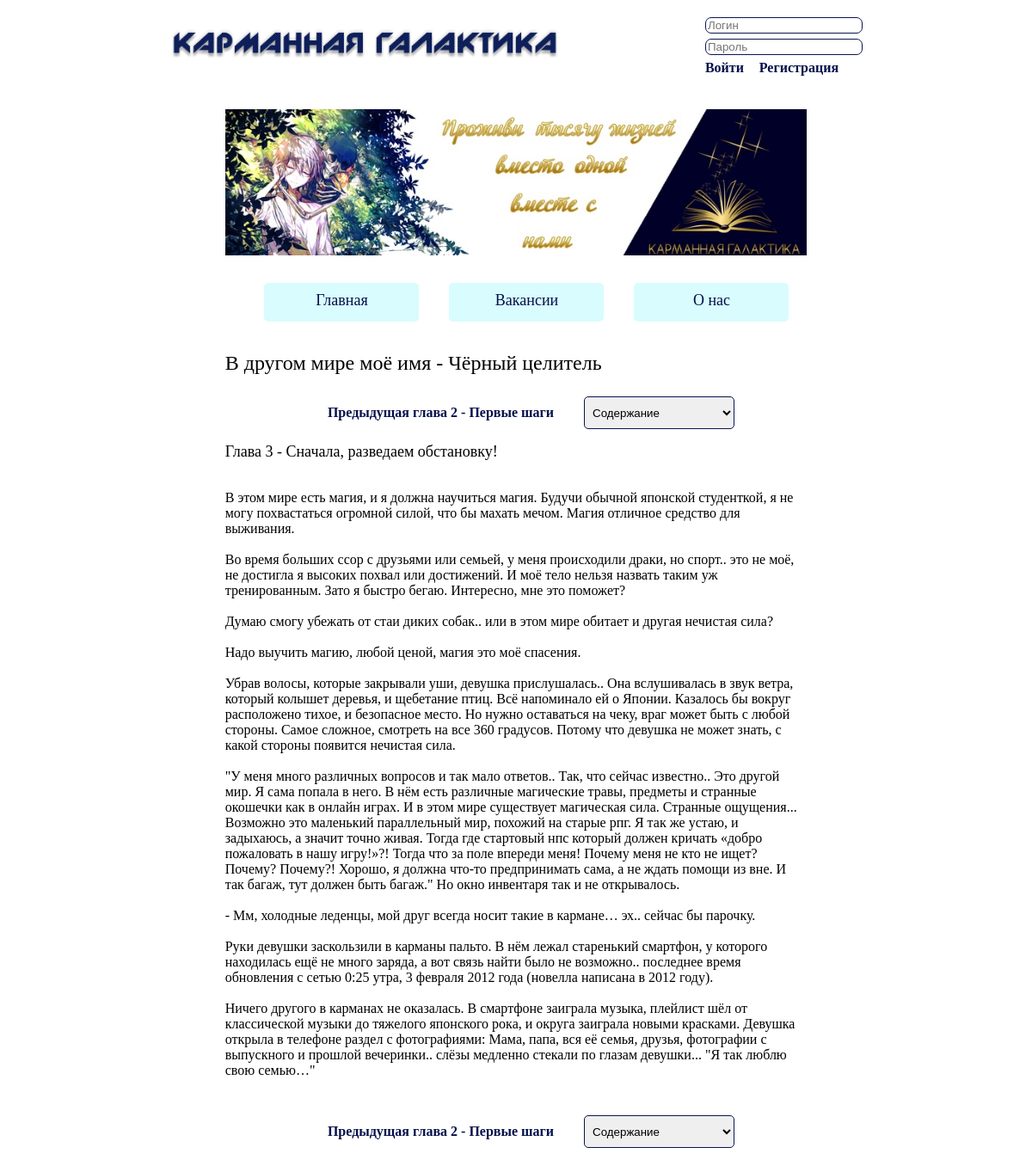
/ranobe/3/3/, run on the app's committed database.
### Ranobe_App/models.py (models this page shows, shortened)
class Ranobe_Reading(models.Model):
    name = models.CharField(max_length=150)
    chapterNumber = models.IntegerField()
    ranobe = models.ForeignKey(Ranobe, on_delete=models.CASCADE)
    text = models.TextField()
    def __str__(self):
        return (f"{self.chapterNumber} - {self.name}")

class Ranobe(models.Model):
    name = models.CharField(max_length=200)
    author = models.ForeignKey(Author, on_delete=models.CASCADE)
    genres = models.ManyToManyField(Genre)
    date = models.DateField()
    image = models.CharField(max_length=300)
    description = models.TextField()
    japaneseName = models.CharField(max_length=200)
    englishName = models.CharField(max_length=200)
    translator = models.CharField(max_length=50)
    editor = models.CharField(max_length=50)
    statusOfTranslate = models.CharField(max_length=50)
    statusOfTitle = models.CharField(max_length=50)

### Ranobe_App/views.py (the view)
# urls.py: path('ranobe/<int:id>/<int:chapterId>/', views.reader, name="reader_url"),
def reader(request, id, chapterId):
    ranobe_read = Ranobe_Reading.objects.get(ranobe_id = id, id = chapterId)
    chaptersList = []
    ranobes = Ranobe_Reading.objects.all()
    for r in ranobes:
        if r.ranobe.id == id:
            chaptersList.append(r)
    now = 0
    prev = 0
    prevChapterId = 0
    next = 0
    nextChapterId = 0
    for i in range(len(chaptersList)):
        if chaptersList[i].id == chapterId:
            now = i
    if now == 0:
        prev = None
    else:
        prev = now - 1
    if now == len(chaptersList) - 1:
        next = None
    else:
        next = now + 1
    if prev is not None:
        prevChapterId = chaptersList[prev]
    else:
        prevChapterId = None
    if next is not None:
        nextChapterId = chaptersList[next]
    else:
        nextChapterId = None
    return render(request, 'ranobe_reader.html', {"chaptersList": chaptersList, "ranobe_read": ranobe_read,
                                                  "prev": prevChapterId, "next": nextChapterId})

### Ranobe_App/templates/ranobe_reader.html (shortened to what this page needs)
{% extends 'layout.html' %}
{% load static %}
{% block content %}
		<div class="reader">
			<p><font class="nameRanobe">{{ ranobe_read.ranobe.name }}</font></p>
			<div class="readerButton">
				{% if prev is not None %}
				<a href="/ranobe/{{ ranobe_read.ranobe.id }}/{{ prev.id }}">Предыдущая глава {{ prev }}</a>
				{% endif %}
				<select  onchange="window.location.href = this.options[this.selectedIndex].value">
					<option>Содержание</option>
				</select>
				</div>
			<p><font class="NameGlava">Глава {{ ranobe_read }}</font></p>
			<font class="ReadGlava">
{{ ranobe_read.text }}
			</font></p>
			<div class="readerButton">
				{% if prev is not None %}
				<a href="/ranobe/{{ ranobe_read.ranobe.id }}/{{ prev.id }}">Предыдущая глава {{ prev }}</a>
				{% endif %}
				<select  onchange="window.location.href = this.options[this.selectedIndex].value">
					<option>Содержание</option>
				</select>
				</div>
		</div>
{% endblock content %}

### Ranobe_App/static/css/style.css (style rules this page uses)
.nameRanobe { font-size: 24px; font-family: "Tahoma"; }
a { text-decoration: none; color: #000; }
.reader { margin-top: 25px; margin-bottom: 50px; margin: 25px 0% 50px 10%; width: 80%; }
.reader a { margin: 10px 35px; color: #03104b; font-family: "Tahoma"; font-size: 16px; font-weight: bold; }
.readerButton { display: -webkit-box; display: -ms-flexbox; display: flex; -webkit-box-pack: center; -ms-flex-pack: center; justify-content: center; -ms-flex-wrap: wrap; flex-wrap: wrap; margin-top: 25px; }
.readerButton select { width: 175px; border-radius: 5px; padding: 2.5px 5px; border: 1.5px solid #09154f; }
.NameGlava { font-family: "Tahoma"; font-size: 18px; }
.ReadGlava { font-family: "Tahoma"; font-size: 16px; white-space: pre-wrap; }

### data on the page
Ranobe_Reading: ranobe.name "В другом мире моё имя - Чёрный целитель", chapterNumber+name "3 - Сначала, разведаем обстановку!", text "В этом мире есть магия, и я должна научиться магия. Будучи обычной японской студенткой, я не могу похвастаться огромной силой, что бы махать мечом. Магия отличное средство для выживания. Во время больших ссор с друзьями или семьей, у меня происходили драки, но спорт.. это не моё, не достигла я высоких похвал или достижений. И моё тело нельзя назвать таким уж тренированным. Зато я быстро бегаю. Интересно, мне это поможет? Думаю смогу убежать от стаи диких собак.. или в этом мире обитает и другая нечистая сила? Надо выучить магию, любой ценой, магия это моё спасения. Убрав волосы, которые закрывали уши, девушка прислушалась.. Она вслушивалась в звук ветра, который колышет деревья, и щебетание…"
Ranobe_Reading: chapterNumber+name "2 - Первые шаги"
